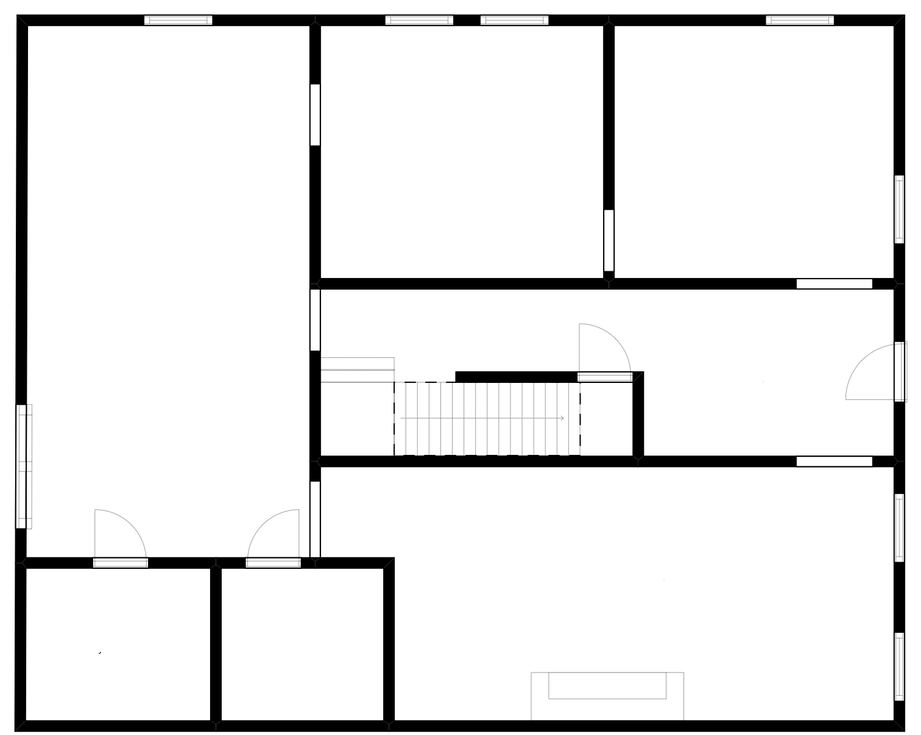
//> input picture 2DTO3D/floorplan1.png, 921 x 735 px
$ ./main   (built with g++ and OpenCV 4)
//> lines starting //> are read from the running program, lines starting //| are printed output that depends on the picture; after the words box and inside, x2 and y2 are one past the last pixel; in counts of white or black regions, pixels touching at a corner belong together
### 2DTO3D/IntersectionPoints.h
#include <iostream>
#include <math.h>

class IntersectionPoints
{
	public:
		IntersectionPoints();
		~IntersectionPoints();

		int IsPointInBoundingBox(float x1, float y1, float x2, float y2, float px, float py);

		int LineSegmentIntersection(float l1x1, float l1y1, float l1x2, float l1y2,
			float l2x1, float l2y1, float l2x2, float l2y2,
			float *m1, float *c1, float *m2, float *c2,
			float* intersection_X, float* intersection_Y);


};

### 2DTO3D/LineDetection.h
#pragma once
//#include<opencv\cv.h>
//#include<opencv\highgui.h>
#include<iostream>
#include<stdio.h>
#include<stdarg.h>
#include<vector>
#include<string>
#include <opencv2/opencv.hpp>
#include <opencv2/imgproc/imgproc.hpp>
#include <opencv2/objdetect/objdetect.hpp>
#include <opencv2/highgui/highgui.hpp>


class LineDetection
{
	std::vector<cv::Vec4i> lines;
	std::vector<cv::Vec4f> linesLSD;
	std::vector<cv::Vec4i> linesSH;
public:
	LineDetection();
	cv::Mat detectImageLines(cv::Mat imgContours/*, std::vector<cv::Vec4i> lines*/);
	cv::Mat detectVerticalLines(cv::Mat image, int value);
	cv::Mat detectHorizontalLines(cv::Mat image, int value);
	void detectLSD(cv::Mat image);
	cv::Mat Standard_Hough(int, void*, cv::Mat edges, cv::Mat imageLines);
	bool isEqual(const cv::Vec4i& _l1, const cv::Vec4i& _l2);
	//void LineSegmentDetector::detect(const InputArray _image, OutputArray _lines, OutputArray width = noArray(), OutputArray prec = noArray(), OutputArray nfa = noArray());
	bool intersection(cv::Point2f o1, cv::Point2f p1, cv::Point2f o2, cv::Point2f p2, cv::Point2f &r);
	std::vector<cv::Vec4i> getLines();
	std::vector<cv::Vec4f> getLinesLSD();
	std::vector<cv::Vec4i> getLinesSH();
	~LineDetection();
};

### 2DTO3D/PreProcessing.h
#pragma once
#ifndef __MYHEADER_H
#define __MYHEADER_H
//#include<opencv\cv.h>
//#include<opencv\highgui.h>
#include<iostream>
#include<stdio.h>
#include<stdarg.h>
#include<vector>
#include<string>
#include <opencv2/imgproc/imgproc.hpp>
#include <opencv2/objdetect/objdetect.hpp>
#include <opencv2/highgui/highgui.hpp>

class PreProcessing
{
public:


	PreProcessing();

	//Conversion of orignal image to black and white
	cv::Mat convertToBnW(cv::Mat imgInput);
	cv::Mat PreProcessing::applyThreshold(cv::Mat imgInput);

	~PreProcessing();


};

#endif

### 2DTO3D/EdgeDetection.h
#pragma once
#ifndef __MYHEADER_EDGE_H
#define __MYHEADER_EDGE_H
#include<iostream>
#include<stdio.h>
#include<stdarg.h>
#include<vector>
#include<string>
#include <opencv2/imgproc/imgproc.hpp>
#include <opencv2/objdetect/objdetect.hpp>
#include <opencv2/highgui/highgui.hpp>
//#include "potracelib.h"
class EdgeDetection
{
public:
	EdgeDetection();

	cv::Mat detectImageEdges(cv::Mat image);

	void setLabel(cv::Mat& im, const std::string label, std::vector<cv::Point>& contour);

	static double angle(cv::Point pt1, cv::Point pt2, cv::Point pt0);

	~EdgeDetection();
};

#endif

### 2DTO3D/LineDetection.cpp
#include "LineDetection.h"


LineDetection::LineDetection()
{

}

// [37 lines left out: function detectLSD, not called in this run]


cv::Mat LineDetection::detectImageLines(cv::Mat imgContours/*, std::vector<cv::Vec4i> lines_i*/)
{
	//this->lines = lines_i;
	cv::Mat image = cv::Mat::zeros(imgContours.rows, imgContours.cols, CV_8UC3);
	//bool a = false;
	cv::HoughLinesP(imgContours, lines, 1, CV_PI / 180, 100, 80, 20);
	std::cout << "lines " << lines.size() << std::endl;
	//std::vector<int> labels;

	//int numberOfLines = cv::partition(lines, labels, );

	for (size_t i = 0; i < lines.size(); i++)
	{
		cv::Vec4i l = lines[i];			//l=point
		std::cout << "line[" << i << "] = " << lines[i] << std::endl;
		line(image, cv::Point(l[0], l[1]), cv::Point(l[2], l[3]), cv::Scalar(255, 0, 0), 2, cv::LINE_AA);
		// [5 lines of commented-out code are left out]

	}
	// [9 lines of commented-out code are left out]
	return image;
}

// [42 lines left out: functions intersection, isEqual, not called in this run]

std::vector<cv::Vec4i> LineDetection::getLines()
{
	//cout << lines.size() << endl;
	return lines;
}

// [5 lines left out: function getLinesLSD, not called in this run]

std::vector<cv::Vec4i> LineDetection::getLinesSH()
{
	//cout << lines.size() << endl;
	return linesSH;
}

cv::Mat LineDetection::Standard_Hough(int, void*, cv::Mat edges, cv::Mat imageLines)
{
	std::vector<cv::Vec2f> s_lines;
	//vector<Vec4i> a_lines;
	//cvtColor(edges, standard_hough, COLOR_GRAY2BGR);

	/// 1. Use Standard Hough Transform
	HoughLines(edges, s_lines, 1, CV_PI / 180, 50 + 150, 0, 0);

	/// Show the result
	for (size_t i = 0; i < s_lines.size(); i++)
	{
		float r = s_lines[i][0],
		t = s_lines[i][1];
		double cos_t = cos(t),
			sin_t = sin(t);
		double x0 = r*cos_t,
			y0 = r*sin_t;
		double alpha = 1000;

		cv::Point pt1(cvRound(x0 + alpha*(-sin_t)), cvRound(y0 + alpha*cos_t));
		cv::Point pt2(cvRound(x0 - alpha*(-sin_t)), cvRound(y0 - alpha*cos_t));
		//cout << pt1 << pt2 << endl;
		line(imageLines, pt1, pt2, cv::Scalar(255, 0, 0), 2, cv::LINE_AA);
		// [4 lines of commented-out code are left out]
		linesSH.push_back(cv::Vec4i(pt1.x, pt1.y, pt2.x, pt2.y));
	}

	imshow("", imageLines);
	return imageLines;
}

// [68 lines left out: functions detectHorizontalLines, detectVerticalLines, not called in this run]


LineDetection::~LineDetection()
{
}

### 2DTO3D/PreProcessing.cpp
#include "PreProcessing.h"


PreProcessing::PreProcessing()
{

}


cv::Mat PreProcessing::convertToBnW(cv::Mat imgInput)
{


	if (imgInput.channels() == 3)
	{
		cv::cvtColor(imgInput, imgInput, CV_BGR2GRAY);
	}

	return imgInput;


}

// [9 lines left out: function applyThreshold, not called in this run]

PreProcessing::~PreProcessing()
{

}

### 2DTO3D/EdgeDetection.cpp
#include "EdgeDetection.h"


EdgeDetection::EdgeDetection()
{
}


cv::Mat EdgeDetection::detectImageEdges(cv::Mat image)
{
	// Apply Canny edge detector
	cv::Mat imgContours;
	double thresh = 200; // try different values to see effect
	Canny(image, imgContours, 0.4*thresh, thresh); // low, high threshold


	return imgContours;

}

EdgeDetection::~EdgeDetection()
{
}

### 2DTO3D/main.cpp
#include"EdgeDetection.h"
#include"PreProcessing.h"
#include"LineDetection.h"
#include"IntersectionPoints.h"
//#include "GLRendering.h"
#include<fstream>
#include <stdlib.h>
#include <windows.h>
#include <stdio.h>
#include <iostream>
#include <fstream>
#include <sstream>


cv::Mat imageInput();
void unsharpMask(cv::Mat& im);
void showImage(cv::Mat imgInput, std::string message);
std::vector<cv::Point2f> checkForIntersections(IntersectionPoints* intersections, std::vector<cv::Vec4i> lines);
cv::Vec4i findMinAndMaxValues(std::vector<cv::Vec4i> lines);
void writeToFile(std::vector<cv::Vec4i>);
void writeToFile(cv::Vec4i);
std :: string getFileName(std :: string filePath);

int main(int argc, char** argv)
{

	cv::Mat imgInput = imageInput();
	showImage(imgInput, "orignal image");

	PreProcessing *imagePreprocessing = new PreProcessing();
	cv::Mat imgI = imagePreprocessing->convertToBnW(imgInput);
	//imgI = imagePrepq																																																																																																																																																																																																																					rocessing->applyThreshold(imgI);
	//showImage(imgI, "bnw image");

	EdgeDetection *edgeDetection = new EdgeDetection();
	cv::Mat imgContours = edgeDetection->detectImageEdges(imgI);
	//imgContours = imagePreprocessing->applyThreshold(imgInput);
	//showImage(imgContours, "Contoured Image");

	std::vector<cv::Vec4i> linesSH, linesHP;
	//vector<Vec4f> linesLSD;
	cv::Mat image = cv::Mat::zeros(imgContours.rows, imgContours.cols, CV_8UC3);
	LineDetection *lineDetection = new LineDetection();
	cv::Mat imgLineDetect = lineDetection->Standard_Hough(0,0,imgContours,image);
	linesSH = lineDetection->getLinesSH();
	cv::Vec4i boundaryOfHome = findMinAndMaxValues(linesSH);
	imgLineDetect =lineDetection->detectImageLines(imgContours);
	linesHP = lineDetection->getLines();
	showImage(imgLineDetect, "detected lines");
	writeToFile(boundaryOfHome);
	writeToFile(linesHP);

	// [20 lines of commented-out code are left out]

	system("explorer C:\\Users\\ammar\\Documents\\Visual Studio 2013\\Projects\\OpenGL_Test\\First\\Debug\\First.exe\" ");

	 cv::waitKey(0);


	return(0);


}
// [19 lines of commented-out code are left out]


cv::Mat imageInput()
{

	// read an image

	std::ifstream file("D:/aammarr.ahmed/uni/Sem-8/FYP II/FYP_2_hani/FYP_2/FYP2/FYP2/floorplanPath.txt");
	std::string floorplan;
	if (file.is_open())
	{
		while (std::getline(file, floorplan))
		{
			std::cout << floorplan << std::endl;

		}

		file.close();
	}
	else
		std::cout << "Unable to open file";

	//cv::Mat imgInput = cv::imread(floorplan);
	cv::Mat imgInput = cv::imread("floorplan1.png");
//> imgInput is the input picture: 735 rows x 921 cols, CV_8UC3; mean B, G, R 232.2, 232.2, 232.2
	if (imgInput.data == NULL)
	{
		std::printf("Hey! Can't read image\n");
		std::system("PAUSE");
	}
	// [9 lines of commented-out code are left out]

	std::cout << "image size: " << imgInput.size() << std::endl;
//| image size: [921 x 735]
	//showImage(imgInput, "Before sharpen");
	unsharpMask(imgInput);
	//showImage(imgInput, "After sharpen");
	return imgInput;
}

void showImage(cv::Mat imgInput, std::string message)
{
	imshow(message, imgInput);
	cv::waitKey(1500);
}

void unsharpMask(cv::Mat& im)
{
	cv::Mat tmp;
	cv::GaussianBlur(im, tmp, cv::Size(0, 0), 3);
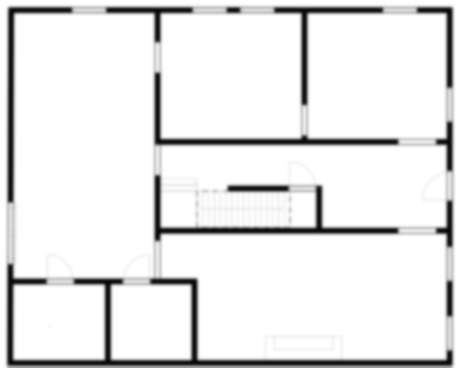
//> tmp: 735 rows x 921 cols, CV_8UC3 (shown at 1/2 size); mean B, G, R 232.1, 232.1, 232.1
	cv::addWeighted(im, 1.5, tmp, -0.5, 0, im);
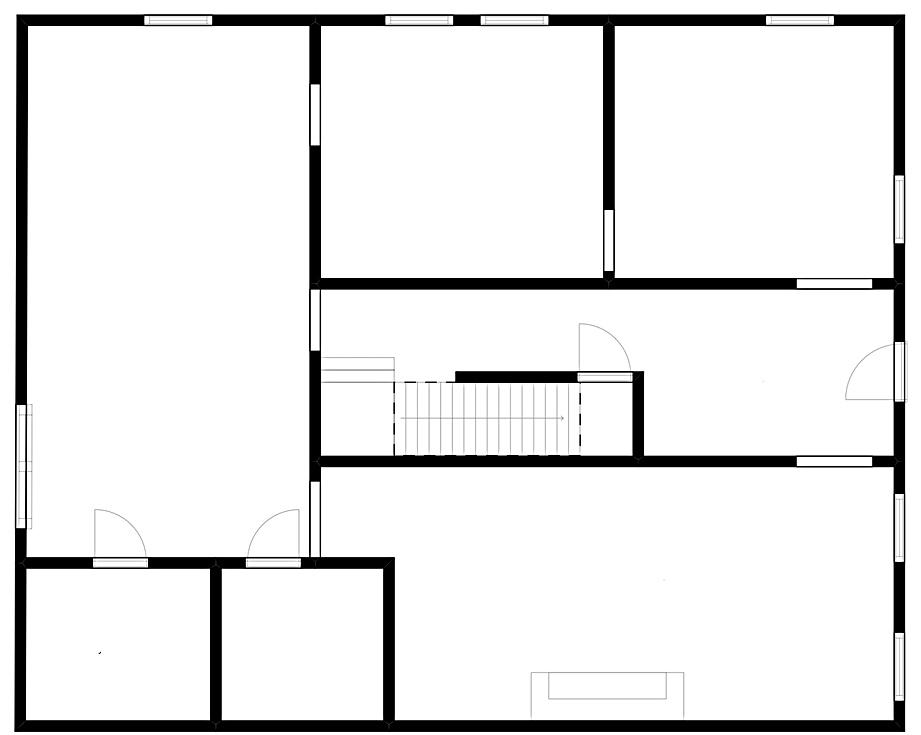
//> im: 735 rows x 921 cols, CV_8UC3; 8.11% of pixels changed, all inside (x1, y1, x2, y2) = (12, 12, 910, 735)
//> in detectImageEdges, `Canny(image, imgContours, 0.4*thresh, thresh);`:
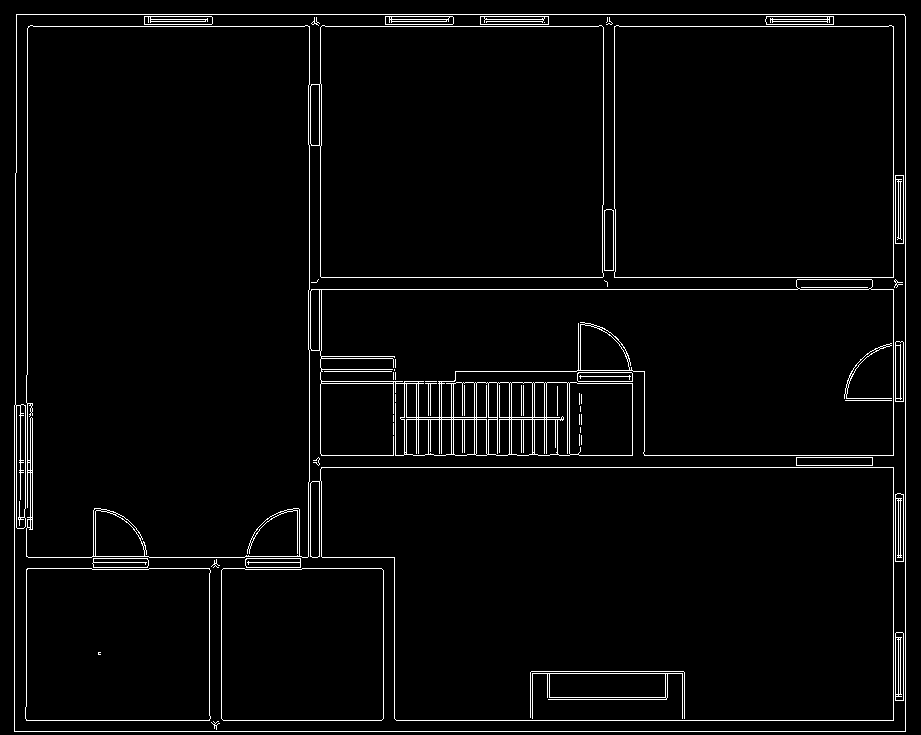
//> imgContours: 735 rows x 921 cols, CV_8UC1; 3.1% white in thin lines or dots
//> in Standard_Hough, `HoughLines(edges, s_lines, 1, CV_PI / 180, 50 + 150, 0, 0);`: s_lines = 32 lines (rho, theta), first 12: [731, 1.57], [14, 1.57], [720, 1.57], [26, 1.57], [905, 0], [893, 0], [289, 1.57], [467, 1.57], [277, 1.57], [455, 1.57], [27, 0], [309, 0]
//> the loop in Standard_Hough, `for (size_t i = 0; i < s_lines.size(); i++)` made 32 passes
//> (r, t, cos_t, sin_t, x0, y0, pt1, pt2) on passes 1 to 5: (731, 1.57, -4.37e-08, 1, -3.2e-05, 731, Point(-1000, 731), Point(1000, 731)), (14, 1.57, -4.37e-08, 1, -6.12e-07, 14, Point(-1000, 14), Point(1000, 14)), (720, 1.57, -4.37e-08, 1, -3.15e-05, 720, Point(-1000, 720), Point(1000, 720)), (26, 1.57, -4.37e-08, 1, -1.14e-06, 26, Point(-1000, 26), Point(1000, 26)), (905, 0, 1, 0, 905, 0, Point(905, 1000), Point(905, -1000))
//> after the loop in Standard_Hough, `for (size_t i = 0; i < s_lines.size(); i++)`:
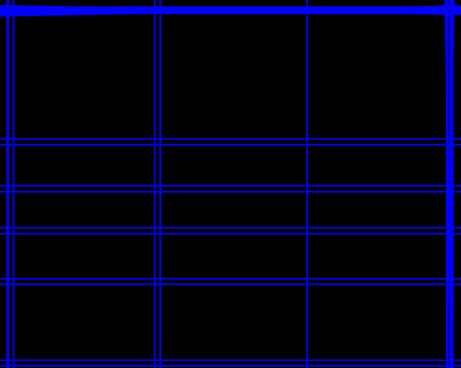
//> imageLines: 735 rows x 921 cols, CV_8UC3 (shown at 1/2 size); mean B, G, R 26.4, 0, 0
//> in main, `linesSH = lineDetection->getLinesSH();`: linesSH = 32 items, first 8: [-1000, 731, 1000, 731], [-1000, 14, 1000, 14], [-1000, 720, 1000, 720], [-1000, 26, 1000, 26], [905, 1000, 905, -1000], [893, 1000, 893, -1000], [-1000, 289, 1000, 289], [-1000, 467, 1000, 467]
}

// [77 lines left out: function checkForIntersections, not called in this run]
cv::Vec4i findMinAndMaxValues(std::vector<cv::Vec4i> lines)
{
	int minX = lines[0][0], minY = lines[0][1], maxX = lines[0][2], maxY = lines[0][3];
//> minX = -1000; minY = 731; maxX = 1000; maxY = 731
	minX = maxX = lines[0][0];//xstart
//> maxX = -1000
	minY = maxY = lines[0][1];//ystart
	std::cout << lines.size() << std::endl;
//| 32
	for (int i = 0; i < lines.size(); i++)
	{
		if (lines[i][0] < minX)
		{
			minX = lines[i][1];
		}
		if (lines[i][2] < minX)
		{
			minX = lines[i][2];
		}
		if (lines[i][0] > maxX)
		{
			maxX = lines[i][0];
		}
		if (lines[i][2] > maxX)
		{
			maxX = lines[i][2];
		}
		if (lines[i][1] < minY)
		{
			minY = lines[i][1];
		}
		if (lines[i][1] > maxY)
		{
			maxY = lines[i][1];
		}
		if (lines[i][3] < minY)
		{
			minY = lines[i][1];
		}
		if (lines[i][3] > maxY)
		{
			maxY = lines[i][1];
		}

		std::cout << "line[: " << i << "] " << lines.at(i) << std::endl;
	}
//> this loop made 32 passes
//> (maxY, minY) on pass 5: (1000, 1000)
//> (printed output is left out)
//> after the loop, minX = -1000; maxX = 1000; minY = -1015; maxY = 1016
	std::cout << "Max X: " << maxX << "Max Y: " << maxY << "Min X: " << minX << "Min Y: " << minY << std::endl;
//| Max X: 1000Max Y: 1016Min X: -1000Min Y: -1015
//> in main, `cv::Vec4i boundaryOfHome = findMinAndMaxValues(linesSH);`: boundaryOfHome = [-1000, -1015, 1000, 1016]
//> in detectImageLines, `cv::HoughLinesP(imgContours, lines, 1, CV_PI / 180, 100, 80, 20);`: lines = 44 lines (x1, y1, x2, y2), first 8: [14, 720, 905, 720], [14, 731, 905, 731], [16, 14, 904, 14], [16, 26, 905, 26], [309, 467, 905, 467], [309, 277, 905, 277], [905, 730, 905, 16], [893, 719, 893, 27]
//| lines 44
//> the loop in detectImageLines, `for (size_t i = 0; i < lines.size(); i++)` made 44 passes
//> (printed output is left out)
//> after the loop in detectImageLines, `for (size_t i = 0; i < lines.size(); i++)`:
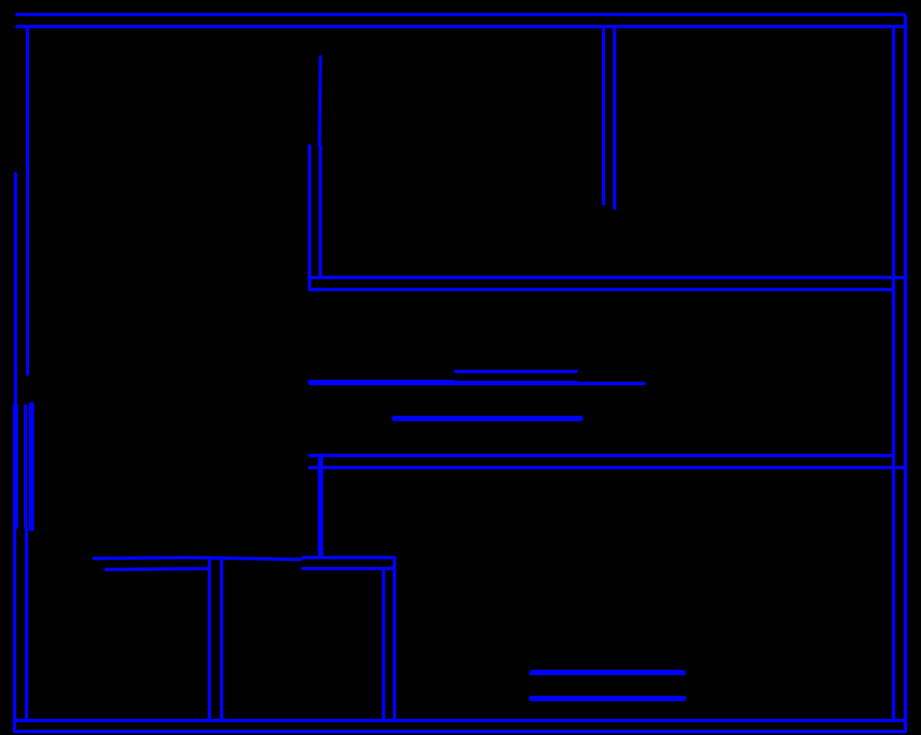
//> image: 735 rows x 921 cols, CV_8UC3; mean B, G, R 15.8, 0, 0
//> in main, `linesHP = lineDetection->getLines();`: linesHP = 44 items, first 8: [14, 720, 905, 720], [14, 731, 905, 731], [16, 14, 904, 14], [16, 26, 905, 26], [309, 467, 905, 467], [309, 277, 905, 277], [905, 730, 905, 16], [893, 719, 893, 27]
	return cv::Vec4i(minX, minY, maxX, maxY);
}
void writeToFile(std::vector<cv::Vec4i> lines)
{
	std::ofstream myfile;
	myfile.open("lines.txt");
	for (int i = 0; i < lines.size(); i++)
	{
		cv::Vec4i v = lines[i];
		myfile << v[0] << ",";
		myfile << v[1] << ",";
		myfile << v[2] << ",";
		myfile << v[3] << std::endl;
	}
//> this loop made 44 passes
	myfile.close();
}

void writeToFile(cv::Vec4i v)
{
	std::ofstream myfile;
	myfile.open("minMax.txt");
	myfile << v[0] << std::endl;
	myfile << v[1] << std::endl;
	myfile << v[2] << std::endl;
	myfile << v[3] << std::endl;

	myfile.close();
}
